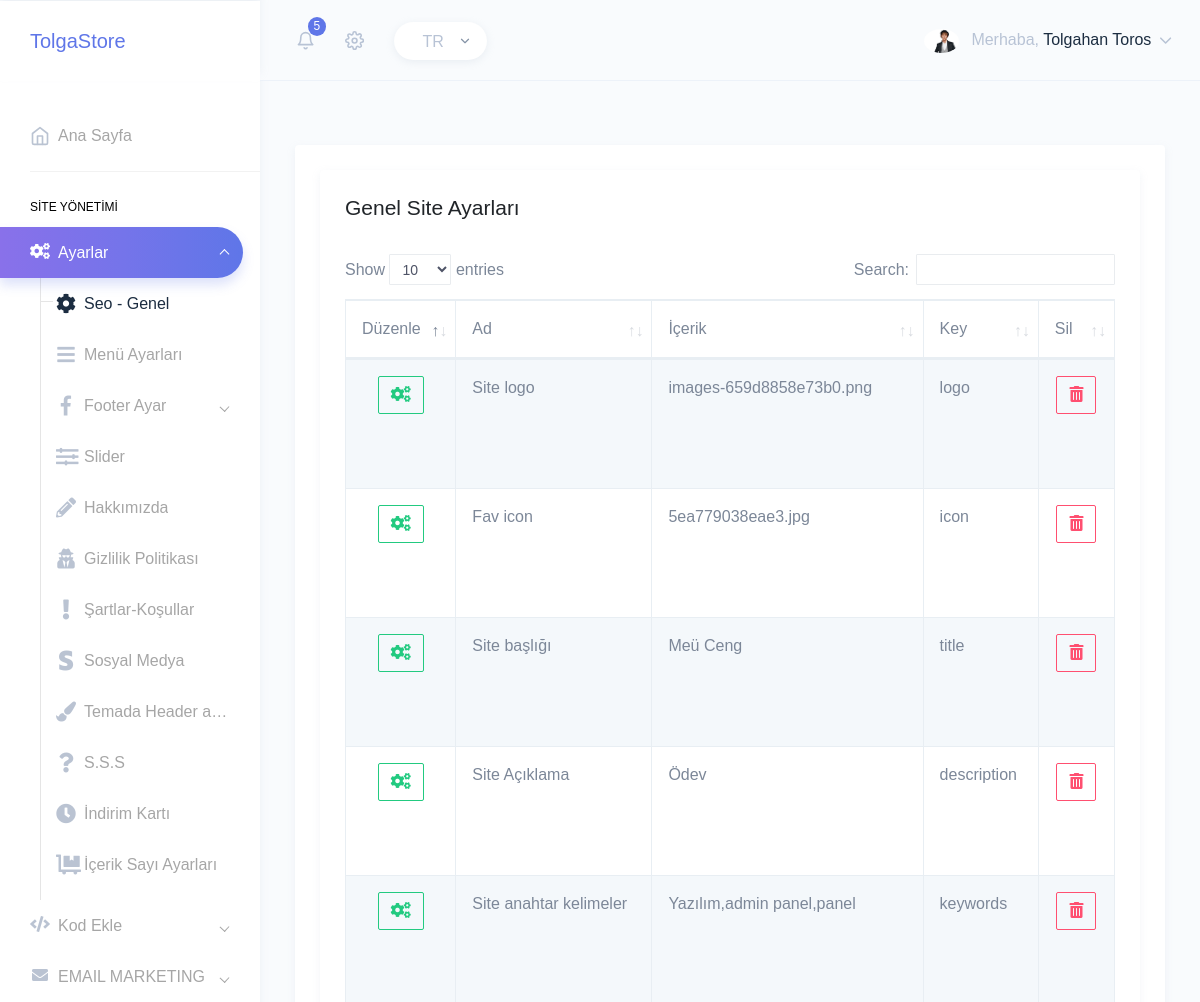
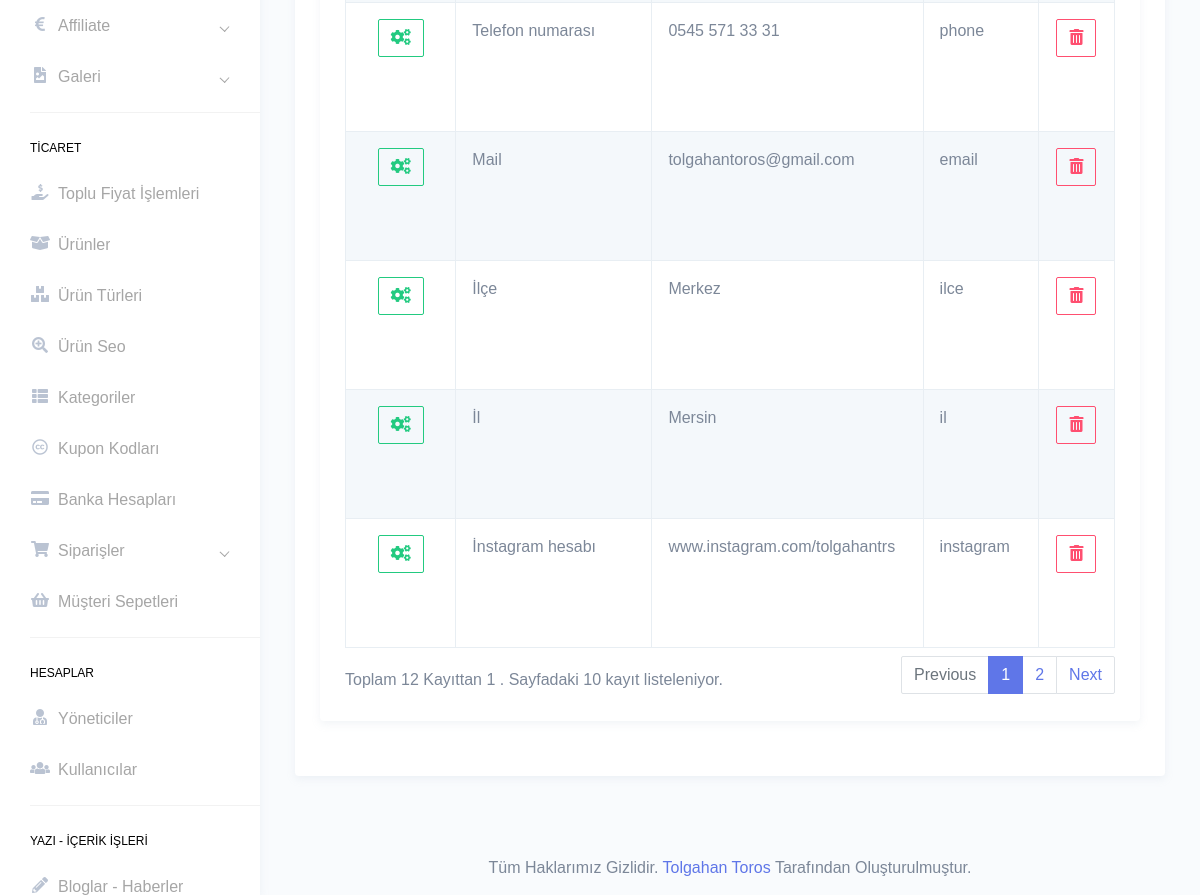
Page /src/html_/settings.php (signed in) on the committed database (2 pictures, top to bottom).
### tables this page shows
CREATE TABLE `settings` (
  `settings_id` int(11) NOT NULL,
  `settings_description` varchar(255) NOT NULL,
  `settings_key` varchar(50) NOT NULL,
  `settings_value` text NOT NULL,
  `settings_type` varchar(50) NOT NULL,
  `settings_must` int(4) NOT NULL,
  `settings_delete` enum('0','1') NOT NULL,
  `settings_status` enum('0','1') NOT NULL
);

### src/netting/class.crud.php (called while the page is built, shortened)
<?php
class crud{
	public $db;
	private $dbhost=DBHOST;
	private $dbuser=DBUSER;
	private $dbpass=DBPWD;
	private $dbname=DBNAME;
	function __construct(){
		try {
			$this->db=new PDO('mysql:host='.$this->dbhost.';dbname='.$this->dbname.';charset=utf8',$this->dbuser,$this->dbpass);
		} catch (Exception $e) {
			die("Veritabanı Bağlantısı Başarısız: ".$e->getMessage());
		}
	}
public function read($table,$options=[]){
	try {
		if (isset($options['columns_name']) && empty($options['limit'])) {
			$stmt=$this->db->prepare("SELECT * FROM $table ORDER BY {$options['columns_name']} {$options['columns_sort']}");
		}elseif(isset($options['columns_name']) && isset($options['limit'])){
			$stmt=$this->db->prepare("SELECT * FROM $table ORDER BY {$options['columns_name']} {$options['columns_sort']} LIMIT {$options['limit']}");
		}else{
			$stmt=$this->db->prepare("SELECT * FROM $table");
		}
		$stmt->execute();
		return $stmt;
	} catch (Exception $e) {
		return ['status' => FALSE,'error' => $e->getMessage()];
	}
}
}
?>

### src/html_/settings.php (the view, shortened to what this page needs)
<!DOCTYPE html>
<html dir="ltr" lang="en">
<head>
  <link href="../assets/extra-libs/c3/c3.min.css" rel="stylesheet">
  <link href="../assets/libs/chartist/dist/chartist.min.css" rel="stylesheet">
  <link href="../assets/extra-libs/jvector/jquery-jvectormap-2.0.2.css" rel="stylesheet" />
  <link href="../dist/css/style.min.css" rel="stylesheet">
  <link href="../assets/extra-libs/datatables.net-bs4/css/dataTables.bootstrap4.css" rel="stylesheet">
</head>
<body>
      <div id="main-wrapper" data-theme="light" data-layout="vertical" data-navbarbg="skin6" data-sidebartype="full"
      data-sidebar-position="fixed" data-header-position="fixed" data-boxed-layout="full">
      <?php require_once 'header.php'; ?>
      <?php require_once 'sidebar.php'; ?>
      <div class="page-wrapper">
       <div class="page-breadcrumb">
     </div>
     <div class="container-fluid">
      <div class="row">
       <div class="col-12">
        <div class="card">
         <div class="card-body">
          <div class="row">
           <div class="col-12">
            <div class="card">
             <div class="card-body">
              <div class="d-flex align-items-center mb-4">
               <h3 class="card-title">Genel Site Ayarları</h3>
             </div>
   <div class="table-responsive">
    <table id="zero_config" class="table table-striped table-bordered no-wrap">
     <thead>
      <tr>
       <th>Düzenle</th>
       <th>Ad</th>
       <th>İçerik</th>
       <th>Key</th>
       <th>Sil</th>
     </tr>
   </thead>
   <tbody>
    <?php
    $settingcek=$db->read("settings",[
      "columns_name" => "settings_id",
      "columns_sort" => "ASC"
      ]);
    $say=0;
    while ($satir=$settingcek->fetch(PDO::FETCH_ASSOC)) {
     $say++;
     ?>
     <tr>
      <td align="center"><a  data-toggle="collapse" href="#duzenle<?php echo $say?>"
       aria-expanded="false" aria-controls="duzenle<?php echo $say?>">
       <button type="button" class="btn btn-outline-success" data-toggle="modal"
       data-target="#duzenle<?php echo $say ?>"><i class="fas fa-cogs"></i></button>
     </a>
</td>
<td><?php echo $satir['settings_description']; ?></td>
<td><?php
  echo mb_substr($satir['settings_value'],0,40)."<br>".mb_substr($satir['settings_value'],40,40)."<br>".mb_substr($satir['settings_value'],80,40)."<br>".mb_substr($satir['settings_value'],120,40)."<br>".mb_substr($satir['settings_value'],160,40); ?></td>
  <td><?php echo $satir['settings_key'] ?></td>
  <td align="center"><a class="btn btn-outline-danger" href="?setting_sil=True&settings_id=<?php echo $satir['settings_id'];
   if($satir['settings_file']!='Array'){
    echo "&delete_file=".rand(1000,9999).base64_encode($satir['settings_file']);
  } ?>">
  <i class="fas fa-trash-alt"></i></a>
</td>
</tr></form>
</div>
</div>
</div>
</div>
<?php } ?>
<?php require_once 'footer.php'; ?>
</body>
</html>

### rows in the picture
settings: settings_description "Site başlığı", settings_value "Meü Ceng", settings_key "title"
settings: settings_description "Site Açıklama", settings_value "Ödev", settings_key "description"
settings: settings_description "Site logo", settings_value "images-659d8858e73b0.png", settings_key "logo"
settings: settings_description "Fav icon", settings_value "5ea779038eae3.jpg", settings_key "icon"
settings: settings_description "Site anahtar kelimeler", settings_value "Yazılım,admin panel,panel", settings_key "keywords"
settings: settings_description "Telefon numarası", settings_value "0545 571 33 31", settings_key "phone"
settings: settings_description "Mail", settings_value "tolgahantoros@gmail.com", settings_key "email"
settings: settings_description "İlçe", settings_value "Merkez", settings_key "ilce"
settings: settings_description "İl", settings_value "Mersin", settings_key "il"
settings: settings_description "İnstagram hesabı", settings_value "www.instagram.com/tolgahantrs", settings_key "instagram"

### other values in the picture
$_SESSION['admins']['admins_namesurname'] "Tolgahan Toros"
